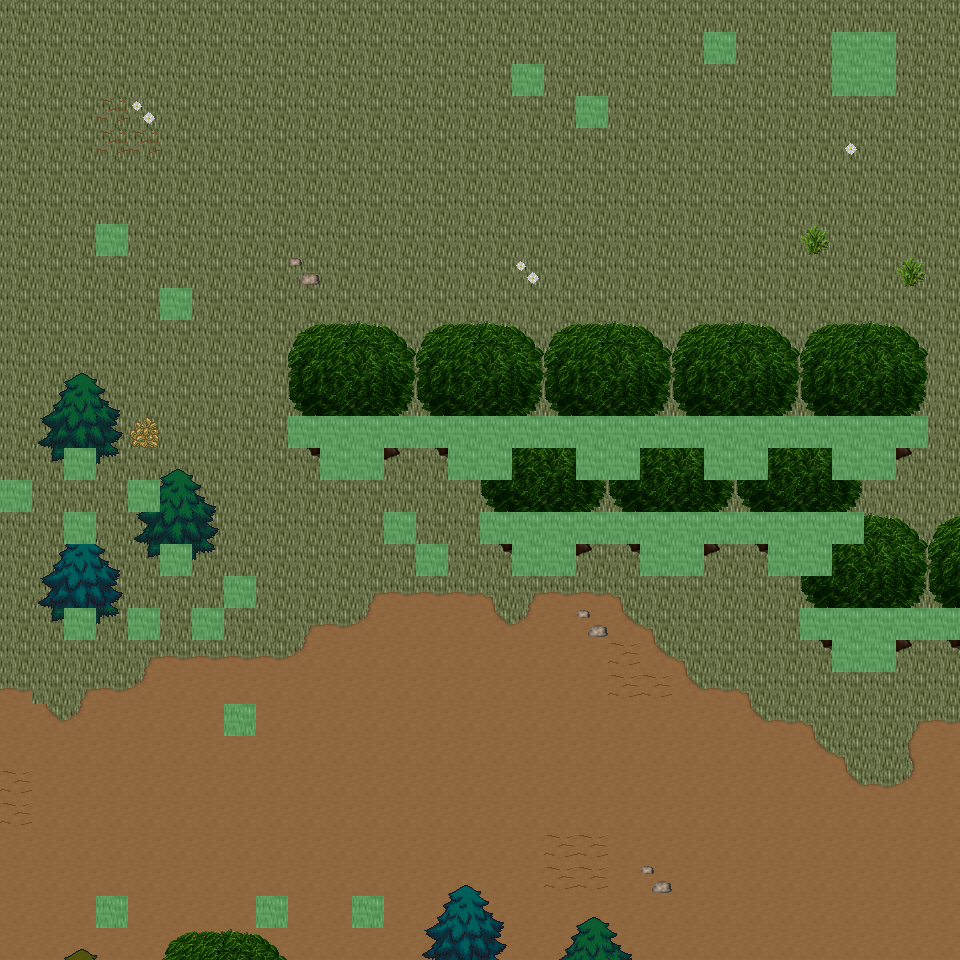

This is a level from a 2D game, rendered from its Tiled map with the project's own tilesets. A one-line summary and the map file follow, with tile-layer data summarised:
An orthogonal 30x30 tile map with 32x32 px tiles, 6 tile layers (Ground, Object, Object2, Above, ...), 25 tilesets and 3 objects (3x mapExit).

<map version="1.0" orientation="orthogonal" renderorder="right-down" width="30" height="30" tilewidth="32" tileheight="32" nextobjectid="4">
  <tileset firstgid="1" name="tileset_ground_ground" tilewidth="32" tileheight="32" tilecount="33" columns="3">
    <image source="../drawable/tileset_ground_ground.png" width="96" height="352" />
  </tileset>
  <tileset firstgid="34" name="tileset_ground_grass_edges" tilewidth="32" tileheight="32" tilecount="36" columns="12">
    <image source="../drawable/tileset_ground_grass_edges.png" width="384" height="96" />
  </tileset>
  <tileset firstgid="70" name="tileset_ground_ridge_earth_dark" tilewidth="32" tileheight="32" tilecount="96" columns="12">
    <image source="../drawable/tileset_ground_ridge_earth_dark.png" width="384" height="256" />
  </tileset>
  <tileset firstgid="166" name="tileset_plant_flower_daisy_white" tilewidth="32" tileheight="32" tilecount="8" columns="2">
    <image source="../drawable/tileset_plant_flower_daisy_white.png" width="64" height="128" />
  </tileset>
  <tileset firstgid="174" name="tileset_plant_grasses" tilewidth="32" tileheight="32" tilecount="6" columns="3">
    <image source="../drawable/tileset_plant_grasses.png" width="96" height="64" />
  </tileset>
  <tileset firstgid="180" name="tileset_ground_rock_pebbles" tilewidth="32" tileheight="32" tilecount="3" columns="1">
    <image source="../drawable/tileset_ground_rock_pebbles.png" width="32" height="96" />
  </tileset>
  <tileset firstgid="183" name="tileset_plant_flower_daisy_blue" tilewidth="32" tileheight="32" tilecount="8" columns="2">
    <image source="../drawable/tileset_plant_flower_daisy_blue.png" width="64" height="128" />
  </tileset>
  <tileset firstgid="191" name="tileset_ground_ladder_vertical_dark" tilewidth="32" tileheight="32" tilecount="3" columns="3">
    <image source="../drawable/tileset_ground_ladder_vertical_dark.png" width="96" height="32" />
  </tileset>
  <tileset firstgid="194" name="tileset_item_corpse_huge_animal" tilewidth="32" tileheight="32" tilecount="16" columns="2">
    <image source="../drawable/tileset_item_corpse_huge_animal.png" width="64" height="256" />
  </tileset>
  <tileset firstgid="210" name="tileset_ground_ladder_steps" tilewidth="32" tileheight="32" tilecount="6" columns="3">
    <image source="../drawable/tileset_ground_ladder_steps.png" width="96" height="64" />
  </tileset>
  <tileset firstgid="216" name="tileset_logic_creature_rodent" tilewidth="32" tileheight="32" tilecount="8" columns="8">
    <image source="../drawable/tileset_logic_creature_rodent.png" width="256" height="32" />
  </tileset>
  <tileset firstgid="224" name="tileset_logic_creature_animal" tilewidth="32" tileheight="32" tilecount="32" columns="8">
    <image source="../drawable/tileset_logic_creature_animal.png" width="256" height="128" />
  </tileset>
  <tileset firstgid="256" name="tileset_logic_portal" tilewidth="32" tileheight="32" tilecount="24" columns="8">
    <image source="../drawable/tileset_logic_portal.png" width="256" height="96" />
  </tileset>
  <tileset firstgid="280" name="tileset_logic_creature_orc" tilewidth="32" tileheight="32" tilecount="5" columns="5">
    <image source="../drawable/tileset_logic_creature_orc.png" width="192" height="32" />
  </tileset>
  <tileset firstgid="285" name="tileset_logic_collision" tilewidth="32" tileheight="32" tilecount="1" columns="1">
    <image source="../drawable/tileset_logic_collision.png" width="32" height="32" />
  </tileset>
  <tileset firstgid="286" name="tileset_ground_green_paving" tilewidth="32" tileheight="32" tilecount="18" columns="3">
    <image source="../drawable/tileset_ground_green_paving.png" width="96" height="192" />
  </tileset>
  <tileset firstgid="304" name="tileset_logic_protection" tilewidth="32" tileheight="32" tilecount="2" columns="2">
    <image source="../drawable/tileset_logic_protection.png" width="64" height="32" />
  </tileset>
  <tileset firstgid="306" name="tileset_ground_earth_edges" tilewidth="32" tileheight="32" tilecount="18" columns="6">
    <image source="../drawable/tileset_ground_earth_edges.png" width="192" height="96" />
  </tileset>
  <tileset firstgid="324" name="tileset_ground_grass_corners" tilewidth="32" tileheight="32" tilecount="24" columns="6">
    <image source="../drawable/tileset_ground_grass_corners.png" width="192" height="128" />
  </tileset>
  <tileset firstgid="348" name="tileset_plant_tree_tree_darkgreen" tilewidth="32" tileheight="32" tilecount="88" columns="8">
    <image source="../drawable/tileset_plant_tree_tree_darkgreen.png" width="256" height="352" />
  </tileset>
  <tileset firstgid="436" name="tileset_plant_tree_evergreen" tilewidth="32" tileheight="32" tilecount="36" columns="3">
    <image source="../drawable/tileset_plant_tree_evergreen.png" width="96" height="384" />
  </tileset>
  <tileset firstgid="472" name="tileset_building_decoration_rocks" tilewidth="32" tileheight="32" tilecount="6" columns="3">
    <image source="../drawable/tileset_building_decoration_rocks.png" width="96" height="64" />
  </tileset>
  <tileset firstgid="478" name="tileset_plant_bush_bushes" tilewidth="32" tileheight="32" tilecount="10" columns="5">
    <image source="../drawable/tileset_plant_bush_bushes.png" width="160" height="64" />
  </tileset>
  <tileset firstgid="488" name="tileset_plant_bush_various_small" tilewidth="32" tileheight="32" tilecount="9" columns="3">
    <image source="../drawable/tileset_plant_bush_various_small.png" width="96" height="96" />
  </tileset>
  <tileset firstgid="497" name="tileset_ground_dry_grass" tilewidth="32" tileheight="32" tilecount="54" columns="9">
    <image source="../drawable/tileset_ground_dry_grass.png" width="288" height="192" />
  </tileset>
  <layer name="Ground" width="30" height="30">
    <data>[900 cells, 900 non-empty, 2 distinct tile ids]</data>
  </layer>
  <layer name="Object" width="30" height="30">
    <data>[900 cells, 143 non-empty, 25 distinct tile ids]</data>
  </layer>
  <layer name="Object2" width="30" height="30">
    <data>[900 cells, 2 non-empty, 2 distinct tile ids]</data>
  </layer>
  <layer name="Above" width="30" height="30">
    <data>[900 cells, 162 non-empty, 34 distinct tile ids]</data>
  </layer>
  <layer name="Above2" width="30" height="30">
    <data>[900 cells, 16 non-empty, 4 distinct tile ids]</data>
  </layer>
  <layer name="Walkable" width="30" height="30">
    <data>[900 cells, 79 non-empty, 1 distinct tile ids]</data>
  </layer>
  <objectgroup name="MapEvents">
    <object id="1" name="south" type="mapExit" x="0" y="928" width="960" height="32">
      <properties>
        <property name="map" value="level_0_x170_y26" />
        <property name="x" value="0" />
        <property name="y" value="1" />
      </properties>
    </object>
    <object id="2" name="east" type="mapExit" x="928" y="0" width="32" height="608">
      <properties>
        <property name="map" value="level_0_x171_y25" />
        <property name="x" value="1" />
        <property name="y" value="0" />
      </properties>
    </object>
    <object id="3" name="east2" type="mapExit" x="928" y="640" width="32" height="320">
      <properties>
        <property name="map" value="level_0_x171_y25" />
        <property name="x" value="1" />
        <property name="y" value="20" />
      </properties>
    </object>
  </objectgroup>
</map>
